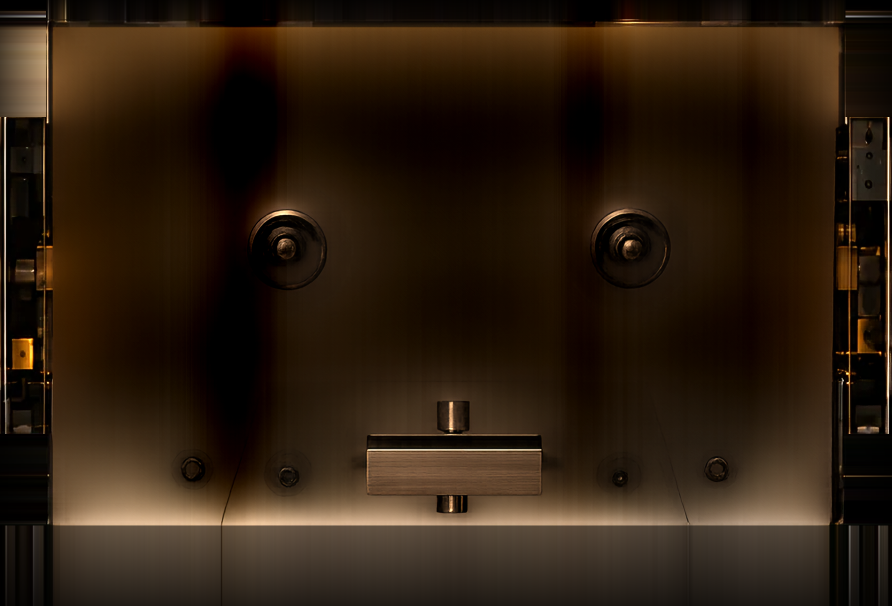
#> input picture tvos/Resources/Mixtape/deck/well_open.png, 1783 x 1212 px (shown at 1/2 size)
$ python -i build_label_concepts_3.py   (imports and definitions only)
#> lines starting #> are read from the running program, lines starting #| are printed output that depends on the picture
"""Mixtape label concepts, round 3: the label as a printed asset.

Round 3 of build_label_concepts.py / build_label_concepts_2.py. Reuses round 1's
compositor (deck, well, tape sprite, window cavity with brown packs, hubs, closed door
glass and frame) and round 2's helpers. New here is one PRINT TREATMENT applied to
every concept, so art and type read as printed into the label paper, never stuck on:

1. Paper base: the tape's own label paper from the sprite (its grain and tint).
2. Art printed: resampled to its rect, desaturated to 0.9, multiplied over the
   normalised paper at 92% plus a soft-light pass of the paper grain, 1 px soft edge.
   Optional 3 px halftone screen at 6% (off by default; measured in the dot crop).
3. Text as ink: dark ink multiplied into the paper; white ink at 90% with the paper
   grain showing through; 0.4 px blur for ink spread. No shadows anywhere.
4. Ink choice per text block from the luminance behind it (see choose_ink); if no
   ink is readable a printed gradient band fades in from the nearest label edge.
5. Wear over art and ink together (light, medium, heavy), then the door glass.

Run from the project root with the system python3 (Pillow + numpy):

    python3 scripts/mixtape/build_label_concepts_3.py

Output: _review/mockups/mixtape-label-concepts-3/*.jpg (+ ink-log.json) and the page
_review/mockups/mixtape-label-concepts-3.html.
"""

import html
import json
import math
import os
import sys

import numpy as np
from PIL import Image, ImageChops, ImageDraw, ImageFilter, ImageFont

sys.path.insert(0, os.path.dirname(os.path.abspath(__file__)))
import build_label_concepts as r1  # noqa: E402
import build_label_concepts_2 as r2  # noqa: E402
from build_label_concepts import (  # noqa: E402
    CAVEAT, HNEUE, W, H, Ctx, build_base, capsule_box, cover_crop, finish, ir,
    load_manifest, rounded_mask,
)

ROOT = r1.ROOT
OUT = os.path.join(ROOT, "_review", "mockups", "mixtape-label-concepts-3")
PAGE = os.path.join(ROOT, "_review", "mockups", "mixtape-label-concepts-3.html")
COVERS = r1.COVERS
TEX = os.path.join(ROOT, "art-src", "mixtape", "textures")
SUP = "/System/Library/Fonts/Supplemental"
AVN = "/System/Library/Fonts/Avenir Next.ttc"
AVC = "/System/Library/Fonts/Avenir Next Condensed.ttc"
BASK = os.path.join(SUP, "Baskerville.ttc")
AMTW = os.path.join(SUP, "AmericanTypewriter.ttc")
FUT = os.path.join(SUP, "Futura.ttc")
DIDOT = os.path.join(SUP, "Didot.ttc")

COVER_INFO = {
    "dark": ("cover_night_city.png", (0.5, 0.42), "dark night city"),
    "bright": ("cover_pale_sky.png", (0.5, 0.5), "bright pale sky"),
    "busy": ("cover_busy_pattern.png", (0.5, 0.5), "busy mid-tone pattern"),
    "warm": ("cover_warm_abstract.png", (0.5, 0.5), "warm abstract"),
}

META = {
    "tdk_sax_printed": {"name": "TDK SA-X, black shell", "short": "black TDK",
                        "song": "Golden Hour", "artist": "Wandering Lights", "album": "Long Way Home"},
    "sony_hf_blank": {"name": "Sony HF, white shell, long names", "short": "white Sony",
                      "song": "A Very Long Song Title That Tests The Label",
                      "artist": "The Unreasonably Named Orchestra", "album": "Long Way Home (Deluxe Edition)"},
}
BLACK, WHITE = "tdk_sax_printed", "sony_hf_blank"

# ------------------------------------------------------------------ typefaces

# (path, index, caps, tracking in em)
STYLES = {
    "grotesk": {"label": "Helvetica Neue Bold / Regular",
                "title": (HNEUE, 1, False, 0), "sub": (HNEUE, 0, False, 0), "album": (HNEUE, 0, False, 0)},
    "condensed": {"label": "Avenir Next Condensed Demi Bold, caps tracked",
                  "title": (AVC, 2, True, 0.06), "sub": (AVC, 5, False, 0.01), "album": (AVC, 5, True, 0.08)},
    "serif": {"label": "Baskerville SemiBold Italic / Regular",
              "title": (BASK, 5, False, 0), "sub": (BASK, 0, False, 0), "album": (BASK, 2, False, 0)},
    "typewriter": {"label": "American Typewriter Semibold / Regular",
                   "title": (AMTW, 3, False, 0), "sub": (AMTW, 0, False, 0), "album": (AMTW, 1, False, 0)},
    "geometric": {"label": "Futura Bold / Medium",
                  "title": (FUT, 2, False, 0), "sub": (FUT, 0, False, 0), "album": (FUT, 0, True, 0.1)},
    "didot": {"label": "Didot Bold / Italic (display)",
              "title": (DIDOT, 2, False, 0), "sub": (DIDOT, 1, False, 0), "album": (DIDOT, 0, True, 0.12)},
    "hand": {"label": "Caveat (handwritten)", "scale": 1.5,
             "title": (CAVEAT, 0, False, 0), "sub": (CAVEAT, 0, False, 0), "album": (CAVEAT, 0, False, 0)},
    "avenir": {"label": "Avenir Next Demi Bold / Regular",
               "title": (AVN, 2, False, 0), "sub": (AVN, 7, False, 0), "album": (AVN, 7, False, 0)},
}

_FONT_CACHE = {}


def fnt(path, idx, size):
    key = (path, idx, int(round(size)))
    if key not in _FONT_CACHE:
        _FONT_CACHE[key] = ImageFont.truetype(path, max(8, int(round(size))), index=idx)
    return _FONT_CACHE[key]


def cap_ratio(path, idx):
    f = fnt(path, idx, 200)
    return -f.getbbox("H", anchor="ls")[1] / 200


REF_CAP = cap_ratio(HNEUE, 1)


# [55 lines left out: functions spec_font, tlen, ellipsize, fit_lines, not called in this run]


def _cap(f):
    return -f.getbbox("H", anchor="ls")[1]


def _desc(f):
    return f.getbbox("gjpqy", anchor="ls")[3]


class Block:
    """A group of lines that share one ink. Coordinates are label-local 4K pixels."""

    # [66 lines left out: functions __init__, layout, draw, not called in this run]

    def caps_1080(self):
        return {role: round(_cap(f) / 2) for _, f, _, role, _, _ in self.laid}


# ------------------------------------------------------------------ colour maths

def srgb_to_lin(a):
    return np.where(a <= 0.04045, a / 12.92, ((a + 0.055) / 1.055) ** 2.4)


def rel_lum(rgb):
    lin = srgb_to_lin(np.clip(rgb, 0, 1))
    return lin[..., 0] * 0.2126 + lin[..., 1] * 0.7152 + lin[..., 2] * 0.0722


def contrast(la, lb):
    hi, lo = max(la, lb), min(la, lb)
    return (hi + 0.05) / (lo + 0.05)


def smoothstep(e0, e1, x):
    t = np.clip((x - e0) / (e1 - e0), 0, 1)
    return t * t * (3 - 2 * t)


BUSY_MAX = 0.035  # band-pass local contrast of the art behind a block above which it is busy
DARK_INK = np.array([0.075, 0.07, 0.08])
BALLPOINT = np.array([0.16, 0.22, 0.60])
WHITE_INK_OPACITY = 0.90


def dominant_vivid(cover):
    return np.array(r2.dominant_colour(cover), float) / 255


# ------------------------------------------------------------------ wear masks

_TEX = {}


# [18 lines left out: functions tex, tex_region, not called in this run]


# ------------------------------------------------------------------ the label

class Label:
    """One label face, composited in label-local float RGB, then put back on the deck."""

    # [36 lines left out: function __init__, not called in this run]

    # zones, label-local
    @property
    def strip_h(self):
        return self.win[1]

    @property
    def band_y(self):
        return self.win[3]

    # [15 lines left out: function add_art, not called in this run]

    def cover_fill(self, box, focus=None):
        x0, y0, x1, y1 = box
        self.add_art(cover_crop(self.cover, x1 - x0, y1 - y0, focus or self.focus), box)

    # [264 lines left out: functions cover_width_top, _print_art, _apply_bands, compose_art, _block_region, _busyness and 7 more, not called in this run]


# ------------------------------------------------------------------ layouts

PAD = 40
T_PX, A_PX, AL_PX = 112, 66, 46   # title, artist, album sizes (Helvetica Neue Bold cap units)


def meta_of(L):
    return META[L.c.t["id"]]


# [151 lines left out: functions album_block, concept_A, split_title_artist, concept_B, concept_B_centred, main_bc and 7 more, not called in this run]


CONCEPTS = [
    ("A", "Fit left", concept_A, "grotesk",
     "The square cover at full label height, printed flush to the left edge; the window cuts through it. "
     "Title and artist in two lines in the paper strip to the right; album small under the wheels, "
     "sharing the title's left edge."),
    ("B", "Fill width, layout 1", concept_B, "grotesk",
     "The cover at label width, top-anchored, so the paper carries its upper part behind everything. "
     "Title top-left, artist under it; album under the wheels, left."),
    ("C", "Fill width, layout 2", concept_C, "grotesk",
     "Same art as B. Title centred across the top, artist at the bottom-left of the strip just above the "
     "window; album under the wheels, right."),
    ("D", "Fill width, layout 3", concept_D, "grotesk",
     "Same art as B. Title top-left and artist top-right on one baseline; album centred under the wheels."),
    ("E", "Split", concept_E, "serif",
     "The cover fills the left half at full height; title and artist on paper in the right half; album "
     "under the wheels, right. Set in Baskerville to show a magazine voice."),
    ("F", "Poster", concept_F, "condensed",
     "The cover full bleed over the whole label (centre crop). Title top-left, artist top-right; album "
     "under the wheels. Set in Avenir Next Condensed caps for a gig-poster voice."),
]

# Alternate covers so every concept is seen on a dark and a bright cover.
# [4 lines left out: function cover_for, not called in this run]


# ------------------------------------------------------------------ rendering

class Scene:
    def __init__(self):
        self.manifest, self.tapes = load_manifest()
        self.bases = {}

    # [6 lines left out: function ctx, not called in this run]

    def tape_wear(self, shell):
        return self.tapes[shell].get("wear", "light")


LOG = {}
CAPTIONS = {}


def rules_text(decisions):
    return "; ".join(f"{d['block']}: {d['rule']} ({d['contrast']}:1)" for d in decisions)


# [23 lines left out: functions render, to_json, not called in this run]


# ------------------------------------------------------------------ extras

def dot_crop(scene):
    """The print dot at native 4K vs 1080p, and a numeric visibility check."""
    imgs = {}
    for dot in (False, True):
        c = scene.ctx(BLACK)
        L = Label(c, "bright", "none", dot=dot)
        concept_A(L)
        imgs[dot] = L.render()
    x0, y0 = int(c.P[0]) + 120, int(c.P[1]) + 150
    box4 = (x0, y0, x0 + 320, y0 + 180)
    a4 = np.asarray(imgs[True].crop(box4)).astype(float)
    b4 = np.asarray(imgs[False].crop(box4)).astype(float)
    small = {k: v.resize((1920, 1080), Image.LANCZOS) for k, v in imgs.items()}
    box1 = tuple(v // 2 for v in box4)
    a1 = np.asarray(small[True].crop(box1)).astype(float)
    b1 = np.asarray(small[False].crop(box1)).astype(float)

    # [4 lines left out: function ripple, not called in this run]

    stats = {"diff_4k_mean": round(float(np.abs(a4 - b4).mean()), 2),
             "diff_1080_mean": round(float(np.abs(a1 - b1).mean()), 2),
             "ripple_4k_dot": round(ripple(a4), 2), "ripple_4k_plain": round(ripple(b4), 2),
             "ripple_1080_dot": round(ripple(a1), 2), "ripple_1080_plain": round(ripple(b1), 2)}
    tiles = [imgs[False].crop(box4).resize((960, 540), Image.NEAREST),
             imgs[True].crop(box4).resize((960, 540), Image.NEAREST),
             small[True].crop(box1).resize((960, 540), Image.NEAREST)]
    names = ["4K, no dot (3x)", "4K, 3 px dot at 6% (3x)", "1080p, with dot (6x)"]
    out = Image.new("RGB", (960 * 3 + 40, 600), (20, 18, 16))
    d = ImageDraw.Draw(out)
    for i, (t, n) in enumerate(zip(tiles, names)):
        out.paste(t, (i * 980, 50))
        d.text((i * 980 + 6, 34), n, font=fnt(HNEUE, 1, 28), fill=(240, 235, 225), anchor="ls")
    out.save(os.path.join(OUT, "print_dot_crop.jpg"), quality=92)
    return stats


# [44 lines left out: function build_stack, not called in this run]


# ------------------------------------------------------------------ page

def esc(s):
    return html.escape(str(s), quote=True)


# [106 lines left out: functions fig, cap_for, build_page, not called in this run]


DOT_VERDICT = ""

TEMPLATE = """<!doctype html>
<html lang="en"><head><meta charset="utf-8">
<meta name="viewport" content="width=device-width, initial-scale=1">
<title>Mixtape Label Concepts 3</title>
<style>
:root{--bg:#141210;--card:#1d1a17;--ink:#f1ebe2;--muted:#b3a898;--line:#352f29;--accent:#e8a24a}
*{box-sizing:border-box}
body{margin:0;background:var(--bg);color:var(--ink);font:16px/1.5 -apple-system,BlinkMacSystemFont,"Helvetica Neue",sans-serif}
main{max-width:1560px;margin:0 auto;padding:32px 16px 80px}
h1{font-size:34px;margin:0 0 6px;letter-spacing:-.01em}
.lede{color:var(--muted);max-width:1040px;margin:0 0 14px}
.lede b{color:var(--ink)}
ol.steps{max-width:1040px;color:var(--muted);margin:0 0 20px;padding-left:22px}
ol.steps b{color:var(--ink)}
ol.toc{display:grid;grid-template-columns:repeat(auto-fit,minmax(210px,1fr));gap:6px 24px;padding:0;margin:0 0 28px;list-style:none}
ol.toc a{color:var(--ink);text-decoration:none;border-bottom:1px solid var(--line)}
.block{background:var(--card);border:1px solid var(--line);border-radius:14px;padding:20px;margin:0 0 28px}
.block header{display:flex;align-items:center;gap:12px}
.num{display:inline-grid;place-items:center;width:34px;height:34px;border-radius:50%;background:var(--accent);color:#1a1206;font-weight:700}
h2{margin:0;font-size:24px}
.what{color:var(--muted);margin:8px 0 14px;max-width:1100px}
.pair,.grid2{display:grid;grid-template-columns:1fr 1fr;gap:16px}
.grid3{display:grid;grid-template-columns:repeat(3,1fr);gap:14px}
.grid4{display:grid;grid-template-columns:repeat(4,1fr);gap:14px}
figure{margin:0}
figure.wide{margin-top:16px}
figcaption{font-size:13px;color:var(--muted);margin-top:6px;line-height:1.45}
figcaption b{color:var(--ink)}
.k{color:var(--accent)}
.rule{color:var(--ink)}
.cr{color:var(--accent);white-space:nowrap}
a.full{color:var(--accent);font-size:12px;white-space:nowrap}
.shot{display:block;padding:0;border:0;background:none;cursor:zoom-in;width:100%}
.shot img{display:block;width:100%;height:auto;border-radius:8px;border:1px solid var(--line)}
#picks{background:var(--card);border:1px solid var(--line);border-radius:14px;padding:20px}
#picks h2{margin-bottom:12px}
fieldset{border:1px solid var(--line);border-radius:10px;margin:0 0 8px;padding:6px 12px;display:flex;flex-wrap:wrap;gap:6px 18px;align-items:center}
legend{padding:0 6px;font-weight:600}
input.note{flex:1;min-width:180px;background:#12100e;color:var(--ink);border:1px solid var(--line);border-radius:8px;padding:5px 8px;font:inherit;font-size:14px}
textarea{width:100%;min-height:110px;background:#12100e;color:var(--ink);border:1px solid var(--line);border-radius:10px;padding:10px;font:inherit}
button.copy{margin-top:12px;background:var(--accent);color:#1a1206;border:0;border-radius:999px;padding:10px 20px;font-weight:700;font-size:15px;cursor:pointer}
#copied{margin-left:10px;color:var(--muted)}
#lb{position:fixed;inset:0;background:rgba(0,0,0,.92);display:none;align-items:center;justify-content:center;z-index:9;cursor:zoom-out}
#lb.on{display:flex}
#lb img{max-width:98vw;max-height:96vh}
@media (max-width:1100px){.grid4{grid-template-columns:1fr 1fr}.grid3{grid-template-columns:1fr 1fr}}
@media (max-width:760px){.pair,.grid2,.grid3,.grid4{grid-template-columns:1fr}h1{font-size:26px}}
</style></head>
<body><main>
<h1>Mixtape label concepts, round 3</h1>
<p class="lede">Your round 2 notes: the art and text must look <b>printed into the label, not stuck on</b>; title and
artist large; the album always present but small, <b>under the wheels</b>; continue Fit left, Fill width
(several text layouts), Split and Poster; typeset, with <b>variety between tapes</b>; handwriting only as the
no-art fallback; and wear on the art at three levels. Every image below goes through one print treatment,
implemented once:</p>
<ol class="steps">
<li><b>Paper base.</b> The tape's own label paper from the sprite, with its grain, tint and tonal banding.</li>
<li><b>Art printed.</b> The cover resampled to its rect, desaturated to 0.9, multiplied over the paper at 92% (the
paper normalised to its white, so its tint carries into the art and yellowed paper warms it), then a soft-light
pass of the paper grain so fibre shows in the darks. A 1 px soft edge, no border, no shadow; a faint printed
keyline where art meets the window cut.</li>
<li><b>Text as ink.</b> Dark ink is near black multiplied into the paper; white ink is 90% white with the grain
showing through; a 0.4 px blur for ink spread. No shadows, ever.</li>
<li><b>Ink choice, per text block.</b> R1: on plain paper, dark ink. R2: white if it reaches 3:1 (4.5:1 for the small
album line) against the 90th percentile of the luminance behind the block. R3: dark if it reaches it against the
10th percentile. R4: neither, so a printed gradient band fades in from the nearest label edge (toward the cover's
own shadow colour, or toward the paper) and strengthens until the better ink passes. The rule and the contrast are
under every image.</li>
<li><b>Wear.</b> The tape's wear level over art and ink together, from the wear masks; then the closed door glass
and frame as in the app.</li>
</ol>
<p class="lede">All renders are the real app assets at 4K; thumbnails are the label at 2x, and each caption links the
full 1080p frame. Black TDK: "Golden Hour" by Wandering Lights. White Sony: deliberately long names. The black TDK
carries the dark cover and the white Sony the bright pale one; the ink test puts the bright and busy covers on the
black shell. See <a href="#beforeafter" style="color:var(--accent)">before and after</a> for what the
treatment does.</p>
<ol class="toc">{{TOC}}</ol>
{{SECTIONS}}
<section id="picks"><h2>Your picks</h2>
{{PICKS}}
<label for="notes"><b>Notes</b></label>
<textarea id="notes" placeholder="e.g. A for dark covers, D for bright; condensed and serif in the rotation; medium wear default"></textarea>
<button class="copy" id="copy">Copy decisions</button><span id="copied" aria-live="polite"></span>
</section>
</main>
<div id="lb" role="dialog" aria-modal="true" aria-label="Enlarged image"><img alt=""></div>
<script>
const lb=document.getElementById('lb'),lbi=lb.querySelector('img');
function open_(src,alt){lbi.src=src;lbi.alt=alt||'';lb.classList.add('on')}
document.querySelectorAll('.shot').forEach(b=>b.addEventListener('click',()=>open_(b.dataset.src,b.querySelector('img').alt)));
document.querySelectorAll('a.full').forEach(a=>a.addEventListener('click',e=>{e.preventDefault();open_(a.dataset.src,'1080p frame')}));
lb.addEventListener('click',()=>lb.classList.remove('on'));
document.addEventListener('keydown',e=>{if(e.key==='Escape')lb.classList.remove('on')});
document.getElementById('copy').addEventListener('click',async()=>{
  const lines=['Mixtape label concepts round 3, picks:'];
  document.querySelectorAll('#picks fieldset').forEach(fs=>{
    const c=fs.querySelector('input:checked');const n=fs.querySelector('input.note').value.trim();
    if(!c&&!n)return;
    lines.push('- '+fs.dataset.name+': '+(c?c.value:'no pick')+(n?' ('+n+')':''));});
  const n=document.getElementById('notes').value.trim();if(n)lines.push('Notes: '+n);
  if(lines.length===1)lines.push('(nothing picked)');
  const txt=lines.join('\\n');const out=document.getElementById('copied');
  try{await navigator.clipboard.writeText(txt);out.textContent='Copied.'}
  catch(e){const t=document.createElement('textarea');t.value=txt;document.body.appendChild(t);t.select();
    try{document.execCommand('copy');out.textContent='Copied.'}catch(_){out.textContent='Copy failed; select the text manually.'}t.remove()}
});
</script>
</body></html>
"""


# ------------------------------------------------------------------ rows

# [21 lines left out: function art_influenced, not called in this run]


VARIETY = [
    (1, "Grotesk", "grotesk", None),
    (2, "Condensed caps", "condensed", None),
    (3, "Serif italic", "serif", None),
    (4, "Typewriter", "typewriter", None),
    (5, "Geometric (extra)", "geometric", None),
    (6, "Didot display (extra)", "didot", None),
    (7, "Art-influenced, dark cover", None, "dark"),
    (8, "Art-influenced, warm cover", None, "warm"),
]

FALLBACKS = [
    ("H1", "Homemade, handwritten", lambda L: fallback_hand(L)),
    ("H2", "Typeset plain paper", fallback_typeset),
    ("H3", "Radio, handwritten", lambda L: fallback_hand(L, radio=True)),
]

INK_TESTS = [
    ("I_busy_black", "B on the busy cover, black TDK", BLACK, "busy"),
    ("I_bright_black", "B on the bright cover, black TDK", BLACK, "bright"),
    ("I_busy_white", "B on the busy cover, white Sony (long names)", WHITE, "busy"),
]


# [36 lines left out: function main, not called in this run]


# [5 lines not run here, left out]

>>> import cv2
>>> picture = cv2.imread('../../tvos/Resources/Mixtape/deck/well_open.png', cv2.IMREAD_GRAYSCALE)
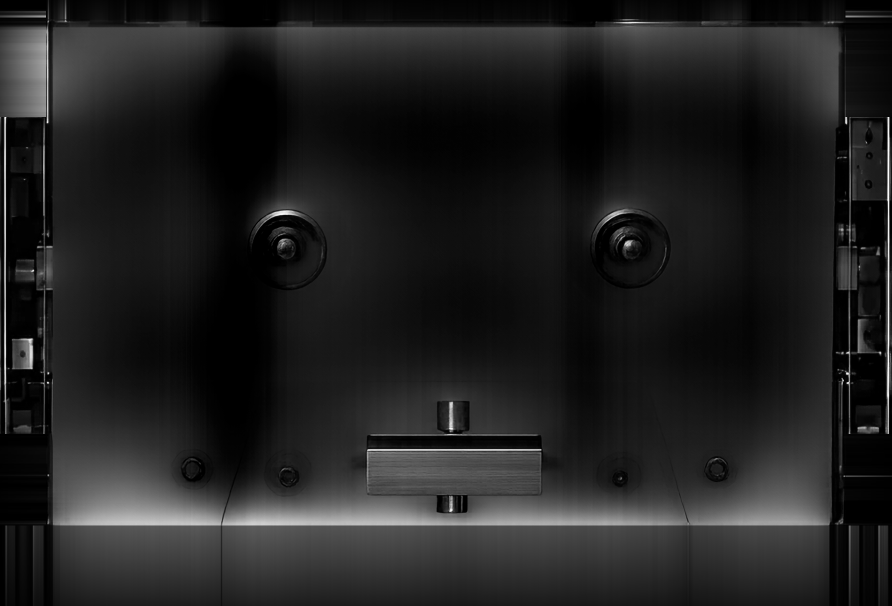
#> picture: shape (1212, 1783) (shown at 1/2 size); min 0, max 255, mean 32.4
#> (the run stopped early here; a loop or call above may not have finished)

$ run again, on tvos/Resources/Mixtape/deck/glow_pause.png
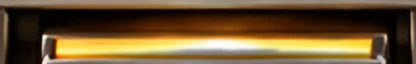
#> input picture tvos/Resources/Mixtape/deck/glow_pause.png, 416 x 64 px
#> `picture = cv2.imread('../../tvos/Resources/Mixtape/deck/well_open.png'..`:
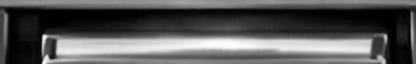
#> picture: shape (64, 416); min 0, max 253, mean 87.4

$ run again, on tvos/Resources/Mixtape/deck/glow_play.png
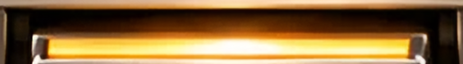
#> input picture tvos/Resources/Mixtape/deck/glow_play.png, 463 x 64 px
#> `picture = cv2.imread('../../tvos/Resources/Mixtape/deck/well_open.png'..`:
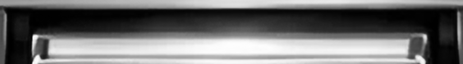
#> picture: shape (64, 463); min 0, max 254, mean 112.2
